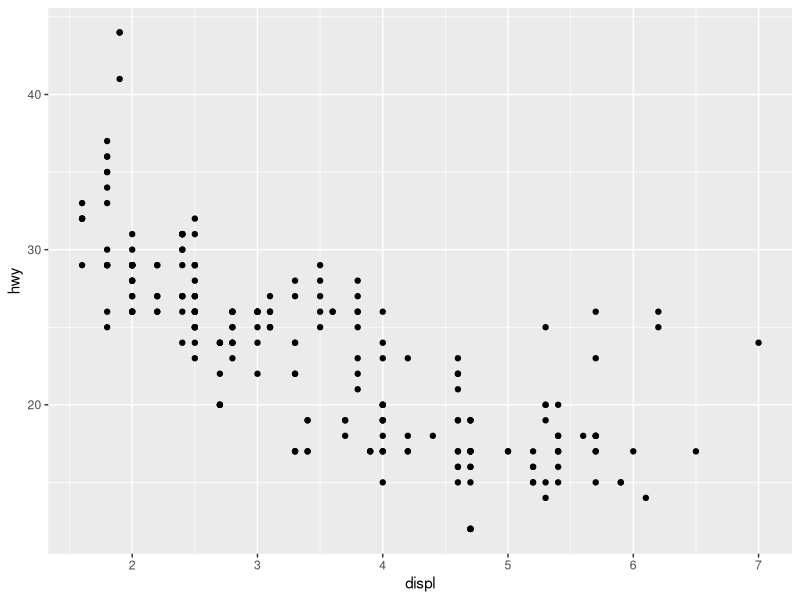
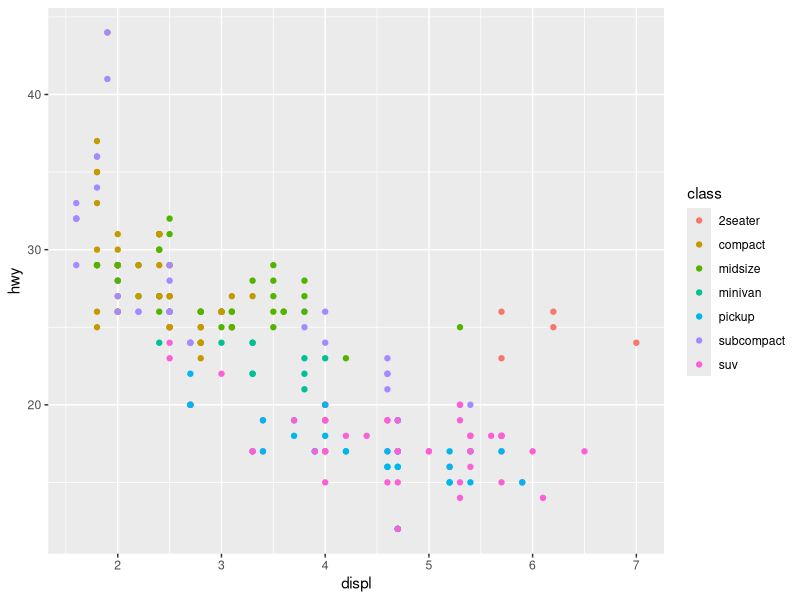
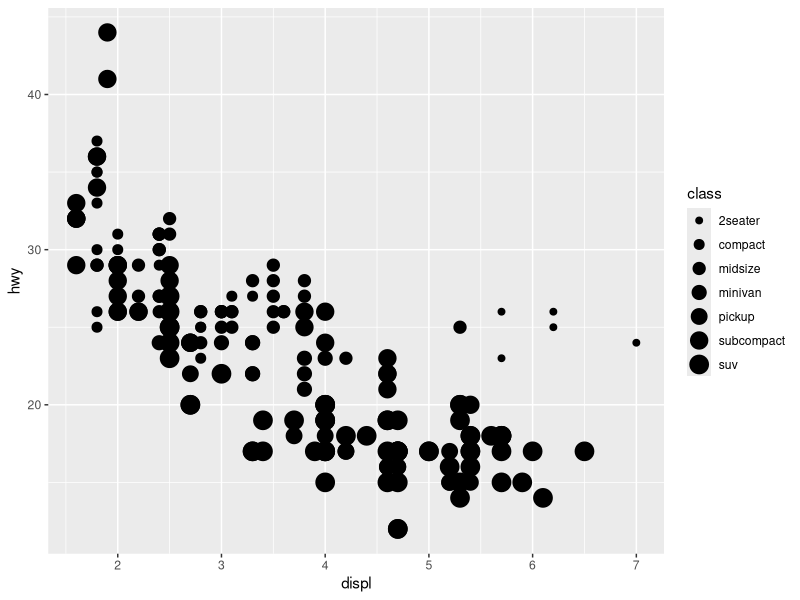
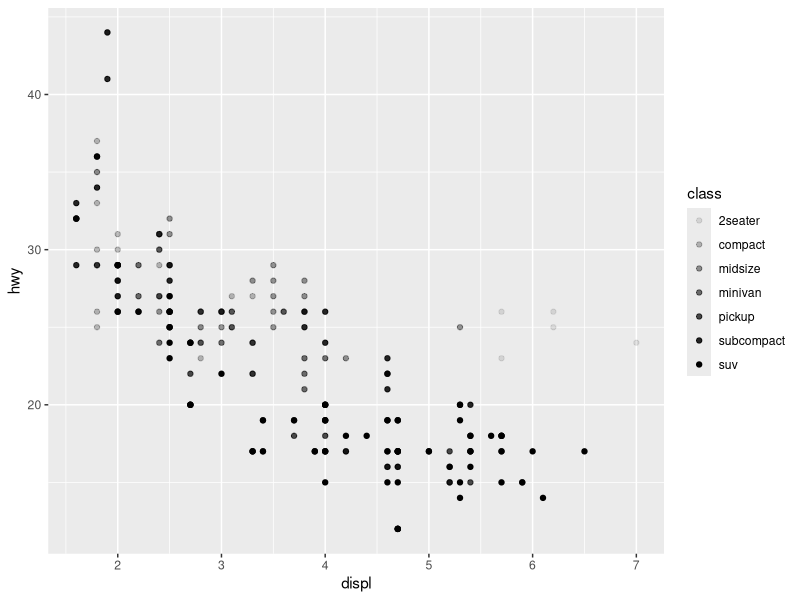
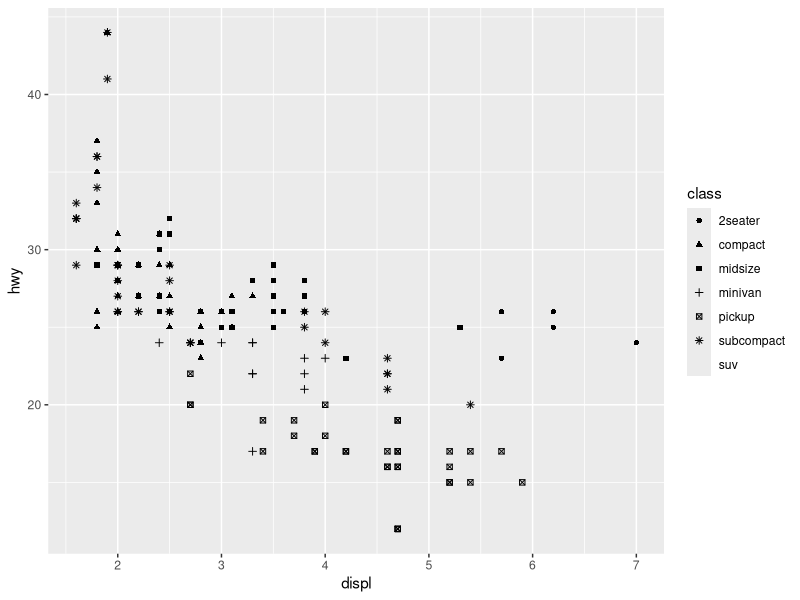
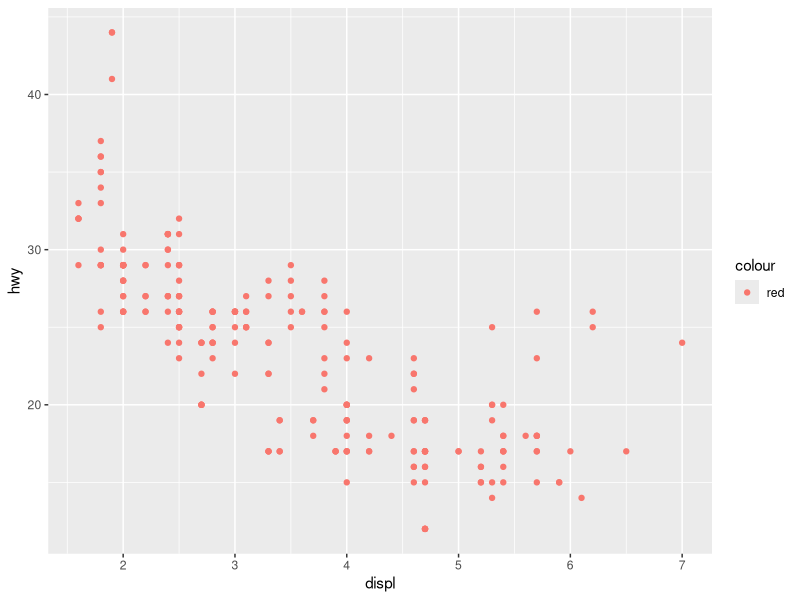
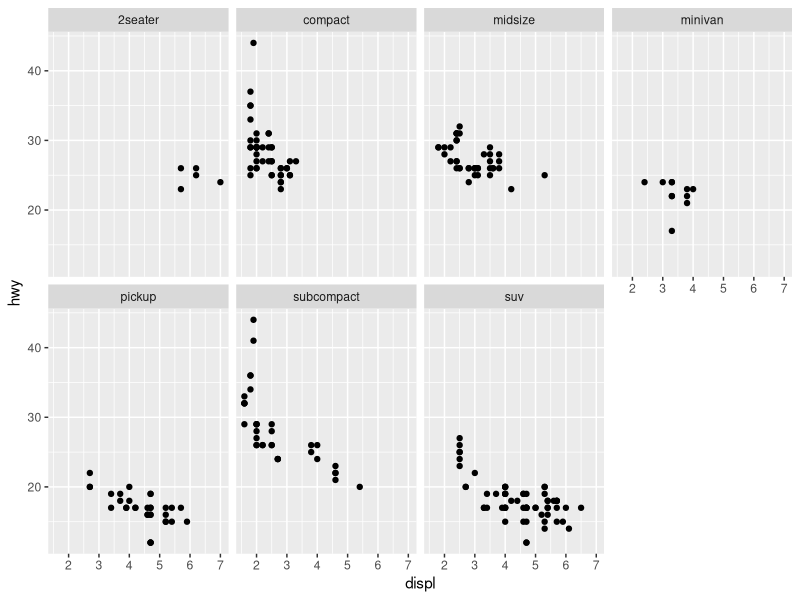
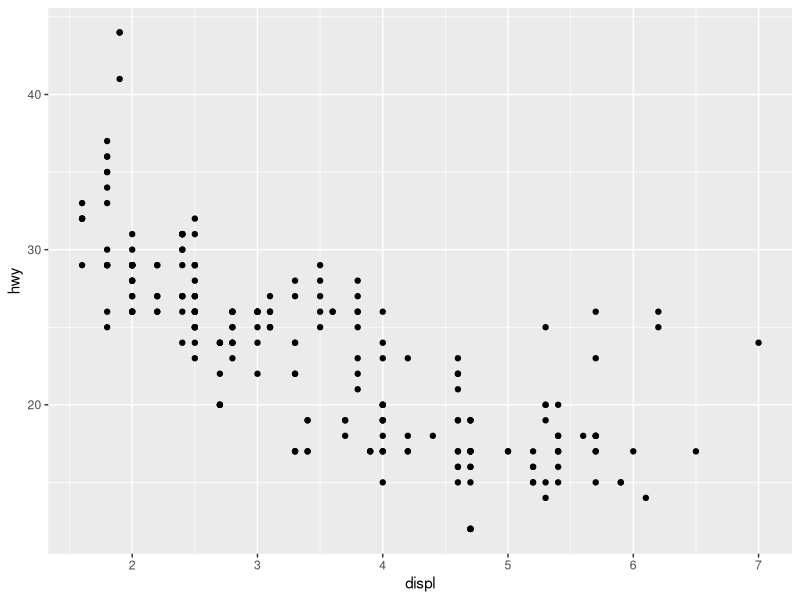

Reproduce these figures in R, in order.
## GGPLOT2 and TIDYVERSE
library(tidyverse)


## Do cars with big engines use more fuel than cars with small engines?
# ?mpg

# displ: a car's engine size, in litres
# hwy: a car's fuel efficieny on the highway
mpg %>% ggplot() + geom_point(mapping = aes(x = displ, y = hwy))

mpg %>% ggplot() + geom_point(mapping = aes(x = displ, y = hwy, color = class))

# doable, but not a good practice.
mpg %>% ggplot() + geom_point(mapping = aes(x = displ, y = hwy, size = class))

mpg %>% ggplot() + geom_point(mapping = aes(x = displ, y = hwy, alpha = class))

# suvs are gone. ggplot2 will only use six shapes at a time, 7th one is unmarked.
mpg %>% ggplot() + geom_point(mapping = aes(x = displ, y = hwy, shape = class))

mpg %>% ggplot() + geom_point(mapping = aes(x = displ, y = hwy, color = "red"))


## FACETS
# useful for categorical variables -> splits your plot into facets
mpg %>% ggplot() + geom_point(mapping = aes(x = displ, y = hwy)) +
  facet_wrap(~ class, nrow = 2)

## GEOMS
# scatter plot
mpg %>% ggplot() + geom_point(mapping = aes(x = displ, y = hwy))

# smooth 
mpg %>% ggplot() + geom_smooth(mapping = aes(x = displ, y = hwy))

# more advanced smooth, grouped by drivetrain.
mpg %>% ggplot() + geom_smooth(mapping = aes(x = displ, y = hwy, group = drv, color = drv))

# multiple geoms in the same ggplot
mpg %>% ggplot() +
  geom_point(mapping = aes(x = displ, y = hwy)) +
  geom_smooth(mapping = aes(x = displ, y = hwy))

# in order to avoid code duplications
mpg %>% ggplot(mapping = aes(x = displ, y = hwy)) +
  geom_point(mapping = aes(color = class)) + 
  geom_smooth()

# geom smooth overrides the global data argument -> subcompact
mpg %>% ggplot(mapping = aes(x = displ, y = hwy)) + 
  geom_point(mapping = aes(color = class)) + 
  geom_smooth(data = filter(mpg, class == "subcompact"), se = FALSE)


## STATISTICAL TRANSFORMATIONS
# more diamonds are available with high quality cuts than with low quality cuts
# count was not a variable in the data set!
diamonds %>% ggplot() + geom_bar(mapping = aes(x = cut))



